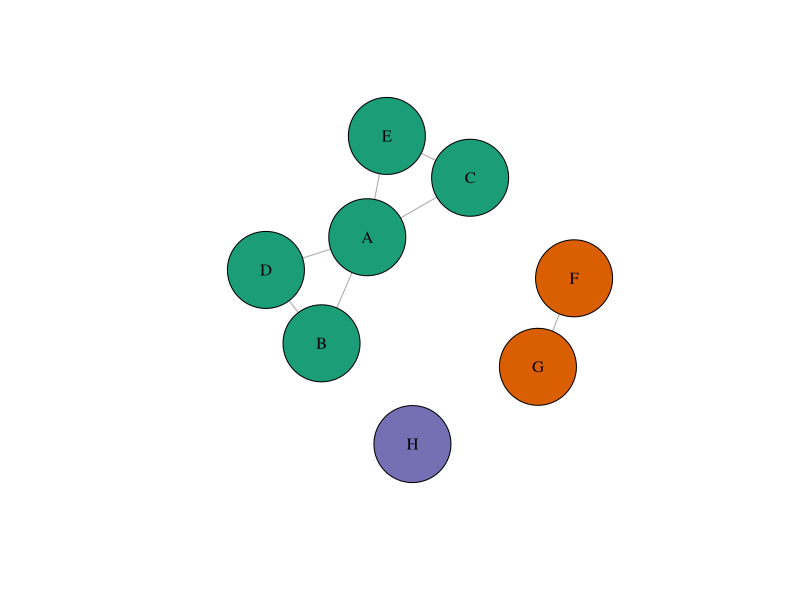
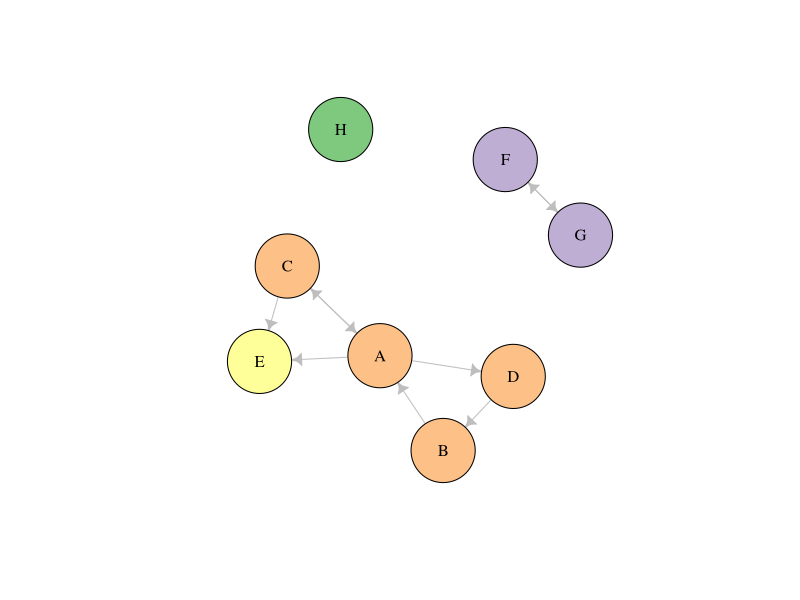

R code for these plots, in order: (Note: this script raises an error after producing the figures.)
## ---- chunk 1
library(igraph)
## ---- chunk 2
g <- data.frame(from = c("A", "A", "B", "A", "C", "D", "F", "H"),
           to   = c("B", "C", "D", "E", "E", "A", "G", "H")) %>%
  graph_from_data_frame(directed = FALSE,
                        vertices = data.frame(id    = LETTERS[1:8],
                                              color = c(rep("#1b9e77", 5),
                                                        rep("#d95f02", 2),
                                                        "#7570b3")
                                              )) %>%
  simplify(remove.loops = TRUE)

g %>%
  plot.igraph(
    layout             = layout_with_kk,
    vertex.size        = 50,
    vertex.label.color = "black",
    edges.color        = "grey")

## ---- chunk 3
g <- data.frame(from = c("D", "B", "A", "A", "A", "C", "C", "G", "F", "H"),
                to   = c("B", "A", "D", "E", "C", "A", "E", "F", "G", "H")) %>%
  graph_from_data_frame(directed = TRUE#,
                        # vertices = data.frame(id    = LETTERS[1:8],
                        #                       color = c(rep("#1b9e77", 5),
                        #                                 rep("#d95f02", 2),
                        #                                 "#7570b3")
                                              #)
                        ) %>%
  set_vertex_attr(., name = "component",
                  value = components(., "strong")$membership) %>%
  set_vertex_attr(., name = "color",
                  value = c("#7fc97f",
                            "#beaed4",
                            "#fdc086",
                            "#ffff99")[as.factor(V(.)$component)]) %>%
  simplify(remove.loops = TRUE)

g %>%
  plot.igraph(
    layout             = layout_with_kk,
    vertex.size        = 40,
    vertex.label.color = "black",
    edge.color         = "grey",
    edge.arrow.width   = 2,
    edge.arrow.size    = 0.5)

## ---- chunk 4
par(mfrow = c(1, 2))

g <- data.frame(from = c("A", "A", "B", "A", "C", "D", "C", "C", "F", "H"),
                to   = c("B", "C", "D", "E", "E", "A", "B", "D", "G", "H")) %>%
  graph_from_data_frame(directed = FALSE) %>%
  simplify(remove.loops = TRUE) %>%
  set_vertex_attr(name = "coreness", value = coreness(.))
# Complete
g %>%
  my_igraph(.layout = "layout_with_kk", sub = "Red completa",
            .vertex.size = 30)
# 1-core
g %>%
  delete_vertices(v = which(V(.)$coreness < 1)) %>%
  my_igraph(.layout = "layout_with_fr", sub = "1-Core",
            .vertex.size = 30)
## ---- chunk 5
par(mfrow = c(1, 2))
# 2-core
g %>%
  delete_vertices(v = which(V(.)$coreness < 2)) %>%
  my_igraph(.layout = "layout_with_fr", sub = "2-Core",
            .vertex.size = 30)
# 3-core
g %>%
  delete_vertices(v = which(V(.)$coreness < 3)) %>%
  my_igraph(.layout = "layout_with_fr", sub = "3-Core",
            .vertex.size = 30)
## ---- chunk 6
par(mfrow = c(1, 2))

g <- data.frame(from = c("A", "A", "B", "B", "D", "D", "E"),
                to   = c("B", "C", "C", "D", "E", "F", "F")) %>%
  graph_from_data_frame(directed = FALSE) %>%
  set_edge_attr(name = "width", value = edge.betweenness(., directed = FALSE))

coords <- layout_with_kk(g)

g %>%
  igraph::plot.igraph(
    layout       = coords,
    vertex.color = "lightblue",
    vertex.size  = 50,
    edges.color  = "grey")

g <- data.frame(from = c("A", "A", "B", "D", "D", "E"),
                to   = c("B", "C", "C", "E", "F", "F")) %>%
  graph_from_data_frame(directed = FALSE) %>%
  set_edge_attr(name = "width", value = edge.betweenness(., directed = FALSE))

g %>%
  igraph::plot.igraph(
    layout       = coords,
    vertex.color = "lightblue",
    vertex.size  = 50,
    edges.color  = "grey")
## ---- chunk 7
g <- data.frame(from = c("A", "A", "B", "B", "D", "D", "E"),
                to   = c("B", "C", "C", "D", "E", "F", "F")) %>%
  graph_from_data_frame(directed = FALSE) %>%
  set_edge_attr(name = "width", value = edge.betweenness(., directed = FALSE)) %>%
  set_vertex_attr(name = "color", value = membership(cluster_edge_betweenness(.)))
cluster_edge_betweenness(g) %>% plot(., g, vertex.size = 50)
## ---- chunk 8
g <- data.frame(from = c("A", "A", "B", "B", "D", "D", "E"),
                to   = c("B", "C", "C", "D", "E", "F", "F")) %>%
  graph_from_data_frame(directed = FALSE) 

g %>%
  igraph::plot.igraph(
    layout       = layout_with_kk,
    vertex.color = "lightblue",
    vertex.size  = 30,
    edges.color  = "grey")
## ---- chunk 9
g <- data.frame(from = c("A", "A", "A", "B", "B", "C",
                         "E", "E", "E", "F", "F", "G",
                         "I", "I", "I", "J", "J", "K",
                         "M", "M", "M", "N", "N", "O",
                         "B", "G", "L", "P"),
                to   = c("B", "C", "D", "C", "D", "D",
                         "F", "G", "H", "G", "H", "H",
                         "J", "K", "L", "K", "L", "L",
                         "N", "O", "P", "O", "P", "P",
                         "F", "J", "N", "D")) %>%
  graph_from_data_frame(directed = FALSE) %>%
  set_vertex_attr(name  = "louvain_group",
                  value = membership(cluster_louvain(.)))

coords <- layout_with_kk(g)

par(mfrow = c(1, 3))

g %>%
  igraph::plot.igraph(
    layout       = coords,
    vertex.color = "lightblue",
    vertex.size  = 30,
    edges.color  = "grey",
    main         = "Gráfico inicial")

g %>%
  igraph::plot.igraph(
    layout       = coords,
    vertex.color = V(.)$louvain_group,
    vertex.size  = 30,
    edges.color  = "grey",
    main         = "Optimización de modularidad")

contract(g, V(g)$louvain_group, vertex.attr.comb=toString) %>%
  igraph::plot.igraph(
    layout       = layout_with_fr,
    vertex.color = as.factor(V(.)$louvain_group),
    vertex.size  = 30,
    edges.color  = "grey",
    main         = "Agregación comunitaria")
## ---- chunk 10
g <- sample_smallworld(dim = 1, size = 100, nei = 3, p = 0.05)

par(mfrow = c(1, 2))
louv   <- cluster_louvain(g)
coords <- layout_with_kk(g)

g %>%
  igraph::plot.igraph(
    layout       = coords,
    vertex.color = "lightblue",
    vertex.label = NA,
    vertex.size  = 10,
    edges.color  = "grey")

louv %>% plot(., g,
              layout       = coords,
              vertex.label = NA,
              vertex.size  = 10,
              edges.color  = "grey")

## ---- chunk 11
knitr::include_graphics("images/03-09-01.png")
## ---- chunk 12
knitr::include_graphics("images/03-09-02.png")
## ---- chunk 13
knitr::include_graphics("images/03-09-03.png")
## ---- chunk 14
knitr::include_graphics("images/03-09-04.png")
